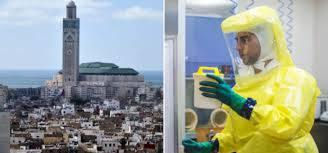
#> input picture interview/task2/dataset/images/101.jpg, 328 x 153 px; its folder holds 4 pictures in this run
$ python preprocessing.py
#> lines starting #> are read from the running program, lines starting #| are printed output that depends on the picture
import numpy as np # linear algebra
import xml.etree.ElementTree as ET # for parsing XML
import matplotlib.pyplot as plt # to show images
from PIL import Image # to read images
import os
import glob
import csv

def bounding_box(image_name):

#> called with image_name = '101.jpg'
    label_file = 'dataset/annotations.xml'
    tree = ET.parse(label_file)
#> (reads interview/task2/dataset/annotations.xml from the repository)
    root = tree.getroot()
    image_id = image_name.rsplit(".", 1)[0]
    bbox_all = []
    labels = []

    for image in root.findall('image'):

        if image.attrib['id'] == image_id:

            bbox = []
            mask = -1
            helmet = -1

            for allBboxes in image.findall('box'):

              if allBboxes.attrib['label'] == 'head':

                  xmin = int(float(allBboxes.attrib['xtl']))
                  ymin = int(float(allBboxes.attrib['ytl']))
                  xmax = int(float(allBboxes.attrib['xbr']))
                  ymax = int(float(allBboxes.attrib['ybr']))

                  bbox = [xmin, ymin, xmax, ymax]
                  bbox_all.append(bbox)

                  for attributes in allBboxes.findall('attribute'):

                    if attributes.attrib['name'] == 'mask':

                        if attributes.text == 'yes':
                          mask = 1
                        if attributes.text == 'invisible':
                          mask = 0
                        if attributes.text == 'no':
                          mask = 0
                        if attributes.text == 'wrong':
                          mask = 0

                    if attributes.attrib['name'] == 'has_safety_helmet':

                        if attributes.text == 'yes':
                          helmet = 1
                        if attributes.text == 'no':
                          helmet = 0

                  labels.append([helmet, mask])

    return bbox_all, labels


all_images=os.listdir("dataset/images/")
root_images = "dataset/images/"
new_dataset = "dataset/images_new/"

with open('dataset.csv', mode='w') as csv_file:
        fieldnames = ['image', 'helmet', 'mask']
        writer = csv.DictWriter(csv_file, fieldnames=fieldnames)
        writer.writeheader()

        for i,image in enumerate(all_images):
            box, labels = bounding_box(image)


            j = 0

            for i, bbox in enumerate(box):

                if len(bbox) != 0:

                    j = j+1
                    print(bbox)
                    print(labels[i])
                    im=Image.open(os.path.join(root_images,image))
#> im is the input picture: PIL image 328x153 RGB; mean R, G, B 153.1, 159.8, 149.7
                    im=im.crop(bbox)
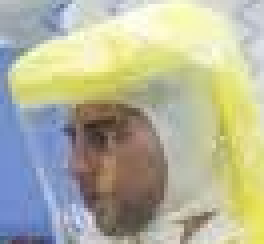
#> im: PIL image 66x61 RGB (shown 4 times larger); mean R, G, B 179.1, 179.7, 155.5
#> pass 3 of the loop `for i,image in enumerate(all_images):`:
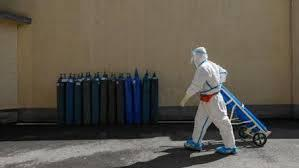
#> input picture interview/task2/dataset/images/130.jpg, 299 x 168 px
#> im is the input picture: PIL image 299x168 RGB; mean R, G, B 91.6, 85.7, 75.8
#> `im=im.crop(bbox)`:
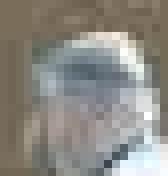
#> im: PIL image 21x22 RGB (shown 8 times larger); mean R, G, B 140.6, 138.2, 131.5
#> the loop made 4 passes; the first 3 are shown
                    im = im.save(new_dataset+image.rsplit(".", 1)[0]+"_"+str(j)+".jpg")

                    writer.writerow({'image': new_dataset+image.rsplit(".", 1)[0]+"_"+str(j)+".jpg", 'helmet': labels[i][0], 'mask': labels[i][1]})
